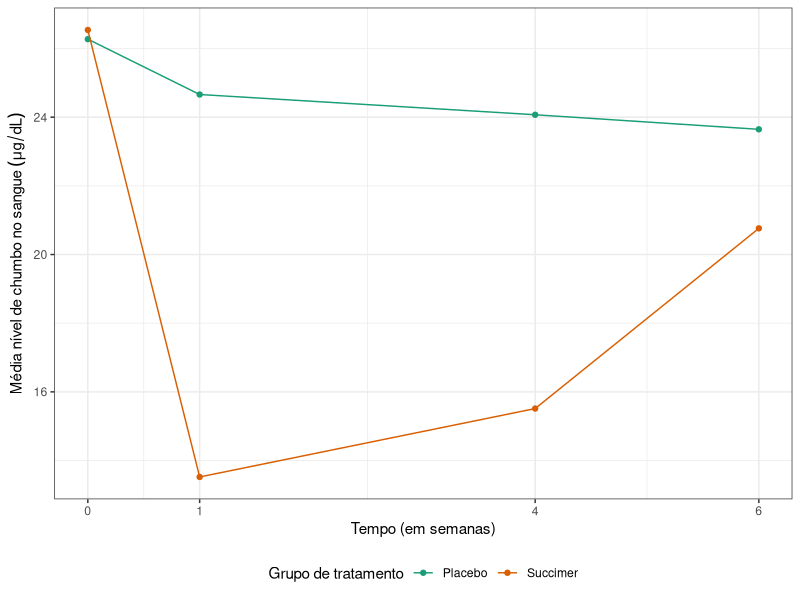

Source code (R):
## ---- chunk 1
# ----------------------------------------------------
# Carregando pacotes do R

library(here)
library(haven)
library(tidyr)
library(ggplot2)

# ----------------------------------------------------
# Carregando o arquivo de dados

chumbo.df <- read_dta(file = here::here("data", "tlc.dta"))

chumbo.df$trt <- factor(chumbo.df$trt, labels = c("Placebo", "Succimer"))

# ----------------------------------------------------
# Reformando o objeto: de "largo" para "longo"

chumbo.df.longo <- gather(data = chumbo.df, key = "tempo", value = "chumbo", -id, -trt)

# ----------------------------------------------------
# Formata variáveis

chumbo.df.longo$tempo <- factor(chumbo.df.longo$tempo, labels = c("0", "1", "4", "6"))
chumbo.df.longo$tempo.num <- as.numeric(as.character(chumbo.df.longo$tempo))

# ----------------------------------------------------

library(plyr)

chumbo.resumo <- ddply(chumbo.df.longo, ~ trt + tempo.num, summarize, chumbo.m = mean(chumbo))

p <- ggplot(data = chumbo.resumo,
            mapping = aes(x = tempo.num, y = chumbo.m, group = trt, colour = trt)) +
  geom_point() +
  geom_line() +
  scale_x_continuous(breaks = c(0, 1, 4, 6)) +
  scale_color_brewer(palette = "Dark2") +
  labs(x = "Tempo (em semanas)",
       y = expression("Média nível de chumbo no sangue"~(mu*g/dL)),
       colour = "Grupo de tratamento") +
  theme_bw() +
  theme(legend.position = "bottom")
p
